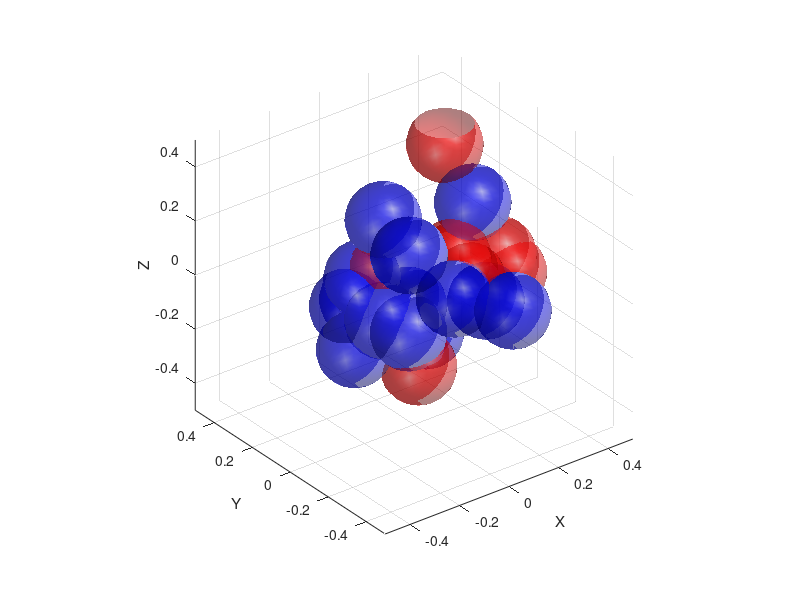

MATLAB code to generate this figure:
% plot_spheres
%
% Try using surf to plot spheres based on coordinates and radii
%
% Author: Eric Schwen
% Date: 2-2-18
%
% Mod History:
%   v2: add in two sphere colors


% number of spheres N
N = 15;
% sphere radius a
a = 1/8;
% arrays for x,y,z sphere coordinates
XT = randn(1,N)/6;
YT = randn(1,N)/6;
ZT = randn(1,N)/6;

N2 = 10;
XT2 = randn(1,N)/6;
YT2 = randn(1,N)/6;
ZT2 = randn(1,N)/6;

% Plot first set of spheres
for j=1:N
  % Generate a sphere consisting of 20by 20 faces
  [x,y,z]=sphere;
  % use surf function to plot
  hSurface=surf(a*x+XT(j),a*y+YT(j),a*z+ZT(j));
  hold on
  set(hSurface,'FaceColor',[0 0 1], ...
  'FaceAlpha',0.5,...
  'FaceLighting','gouraud',...
  'EdgeColor','k', 'EdgeAlpha', 0.05)
end

% Plot second set of spheres
for k=1:N2
  % Generate a sphere consisting of 20by 20 faces
  [x,y,z]=sphere;
  % use surf function to plot
  hSurface=surf(a*x+XT2(k),a*y+YT2(k),a*z+ZT2(k));
  hold on
  set(hSurface,'FaceColor',[1 0 0], ...
  'FaceAlpha',0.5,...
  'FaceLighting','gouraud',...
  'EdgeColor','k', 'EdgeAlpha', 0.05)
end
axis([-0.5 0.5 -0.5 0.5 -0.5 0.5]);
daspect([1 1 1]);

hold off
xlabel('X')
ylabel('Y')
zlabel('Z')
camlight